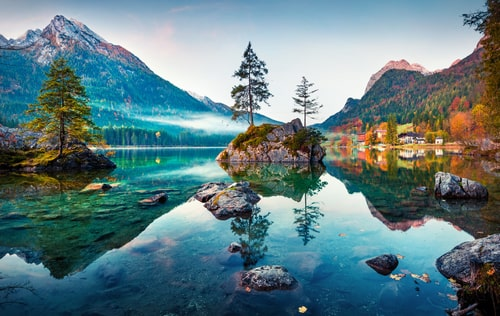
#> input picture Latihan Praktikum/image.png, 500 x 316 px, given in place of the camera
$ python 'Latihan 3.py'
#> lines starting #> are read from the running program, lines starting #| are printed output that depends on the picture
#24343031_DEALEXA FATIKA DZIKR_MINGGU 4

import cv2
import numpy as np
import time

class RealTimeEnhancement:

    def __init__(self, target_fps=30):
        self.target_fps = target_fps
        self.history_buffer = []
        self.buffer_size = 5   # untuk temporal consistency


    def temporal_smoothing(self, frame):
        """Reduce flicker using temporal smoothing"""

        self.history_buffer.append(frame)

        if len(self.history_buffer) > self.buffer_size:
            self.history_buffer.pop(0)

        avg_frame = np.mean(self.history_buffer, axis=0).astype(np.uint8)
        return avg_frame


    def gamma_correction(self, frame, gamma=0.8):
        """Fast gamma correction"""

        invGamma = 1.0 / gamma

        table = np.array([
            ((i / 255.0) ** invGamma) * 255
            for i in range(256)
        ]).astype("uint8")

        return cv2.LUT(frame, table)


    def clahe_enhancement(self, frame):
        """Fast CLAHE enhancement"""

        lab = cv2.cvtColor(frame, cv2.COLOR_BGR2LAB)
        l, a, b = cv2.split(lab)

        clahe = cv2.createCLAHE(clipLimit=2.0, tileGridSize=(8,8))
        l2 = clahe.apply(l)

        merged = cv2.merge((l2,a,b))
        enhanced = cv2.cvtColor(merged, cv2.COLOR_LAB2BGR)

        return enhanced


    def histogram_equalization(self, frame):
        """Histogram equalization for color image"""

        ycrcb = cv2.cvtColor(frame, cv2.COLOR_BGR2YCrCb)
        y, cr, cb = cv2.split(ycrcb)

        y_eq = cv2.equalizeHist(y)

        merged = cv2.merge((y_eq,cr,cb))
        result = cv2.cvtColor(merged, cv2.COLOR_YCrCb2BGR)

        return result


    def adaptive_enhancement(self, frame):
        """Lightweight adaptive enhancement"""

        gray = cv2.cvtColor(frame, cv2.COLOR_BGR2GRAY)
        mean_intensity = np.mean(gray)

        if mean_intensity < 100:
            frame = self.gamma_correction(frame, gamma=0.7)
        elif mean_intensity > 180:
            frame = self.gamma_correction(frame, gamma=1.3)

        frame = self.clahe_enhancement(frame)

        return frame


    def enhance_frame(self, frame, enhancement_type='adaptive'):


        if enhancement_type == 'clahe':
            enhanced = self.clahe_enhancement(frame)

        elif enhancement_type == 'gamma':
            enhanced = self.gamma_correction(frame)

        elif enhancement_type == 'hist_eq':
            enhanced = self.histogram_equalization(frame)

        else:
            enhanced = self.adaptive_enhancement(frame)


        # Temporal consistency
        enhanced = self.temporal_smoothing(enhanced)

        return enhanced


# =========================================
# REAL-TIME VIDEO TEST
# =========================================

def run_realtime_enhancement():

    cap = cv2.VideoCapture(0)   # webcam

    enhancer = RealTimeEnhancement(target_fps=30)

    prev_time = 0

    while True:

        ret, frame = cap.read()
#> frame is the input picture: shape (316, 500, 3); mean B, G, R 129.1, 124.9, 96.8
        if not ret:
            break

        # resize agar lebih ringan
        frame = cv2.resize(frame,(640,480))
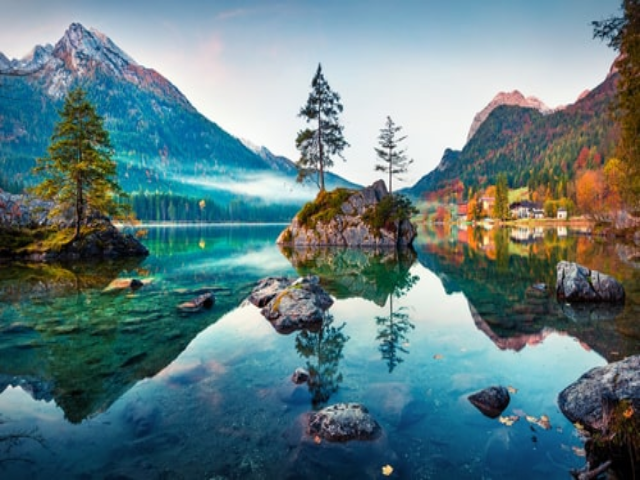
#> frame: shape (480, 640, 3); mean B, G, R 129, 124.8, 96.7

        enhanced_frame = enhancer.enhance_frame(frame,'adaptive')
#> in adaptive_enhancement, `gray = cv2.cvtColor(frame, cv2.COLOR_BGR2GRAY)`:
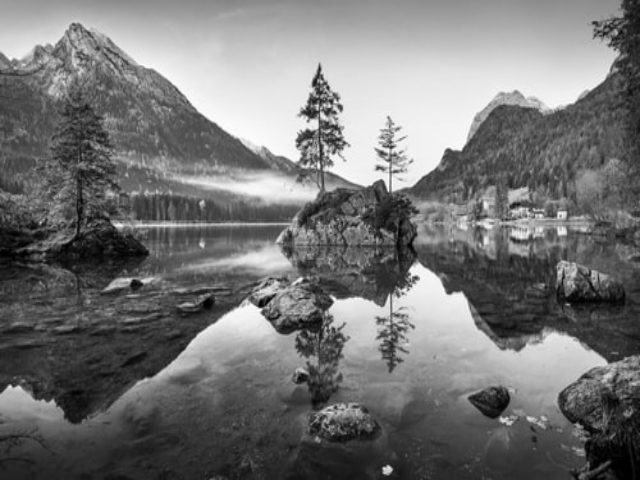
#> gray: shape (480, 640); min 0, max 254, mean 116.9
#> in adaptive_enhancement, `mean_intensity = np.mean(gray)`: mean_intensity = 116.9
#> in clahe_enhancement, `lab = cv2.cvtColor(frame, cv2.COLOR_BGR2LAB)`: lab: shape (480, 640, 3); mean of channels 0, 1, 2 127.4, 122.3, 123.4
#> in clahe_enhancement, `l, a, b = cv2.split(lab)`:
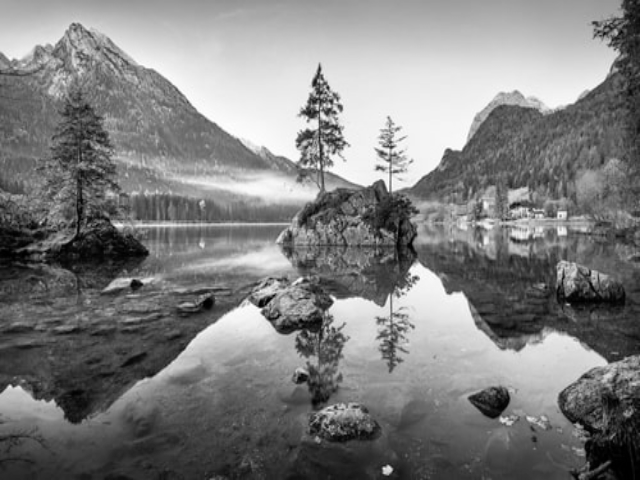
#> l: shape (480, 640); min 0, max 255, mean 127.4
#> in clahe_enhancement, `l, a, b = cv2.split(lab)`:
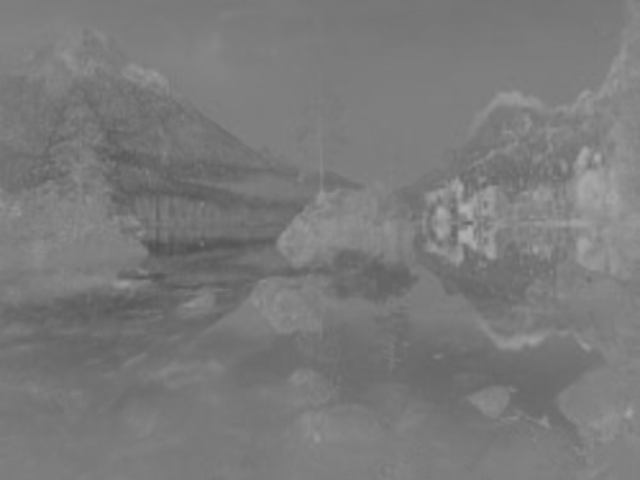
#> a: shape (480, 640); min 80, max 176, mean 122.3
#> in clahe_enhancement, `l, a, b = cv2.split(lab)`:
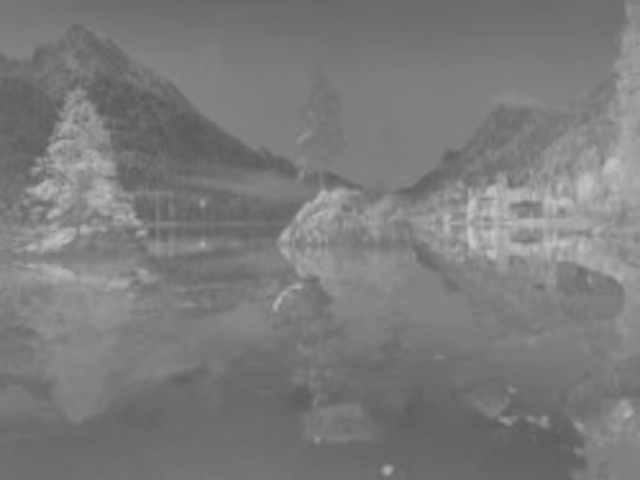
#> b: shape (480, 640); min 89, max 198, mean 123.4
#> in clahe_enhancement, `l2 = clahe.apply(l)`:
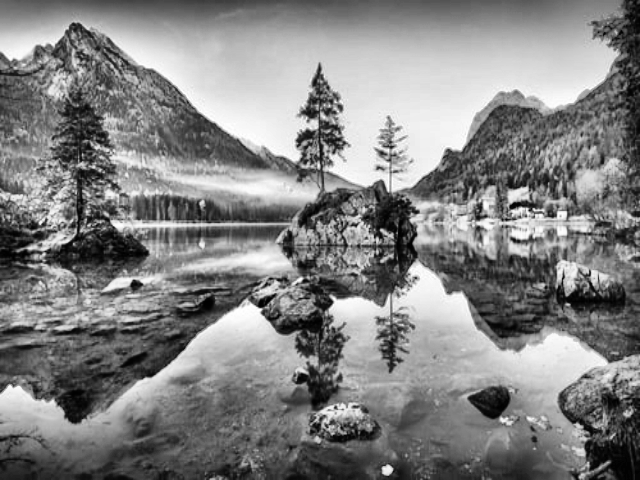
#> l2: shape (480, 640); min 0, max 255, mean 130.9
#> in clahe_enhancement, `merged = cv2.merge((l2,a,b))`: merged: shape (480, 640, 3); mean of channels 0, 1, 2 130.9, 122.3, 123.4

        # FPS calculation
        current_time = time.time()
        fps = 1/(current_time-prev_time) if prev_time!=0 else 0
        prev_time = current_time

        cv2.putText(enhanced_frame,f"FPS: {fps:.2f}",
                    (20,40),
                    cv2.FONT_HERSHEY_SIMPLEX,
                    1,(0,255,0),2)
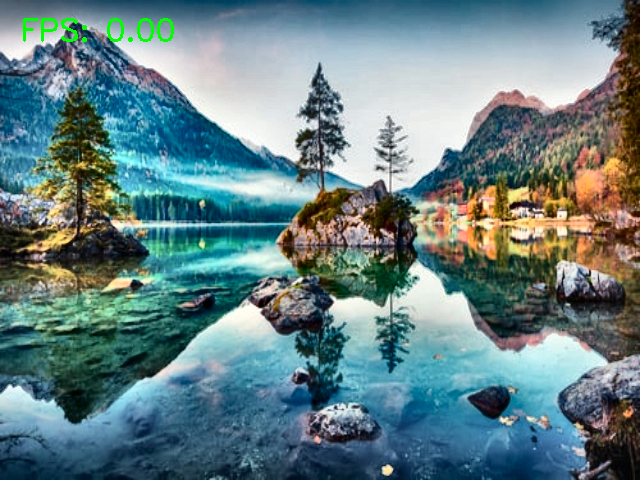
#> enhanced_frame: shape (480, 640, 3); mean of channels 0, 1, 2 132, 128.8, 101.6; drawn as B, G, R

        cv2.imshow("Original Video",frame)
        cv2.imshow("Enhanced Video",enhanced_frame)

        key = cv2.waitKey(1)
#> (key Esc is pressed here)

        if key == 27:  # ESC untuk keluar
            break

    cap.release()
    cv2.destroyAllWindows()


# Run program
run_realtime_enhancement()
